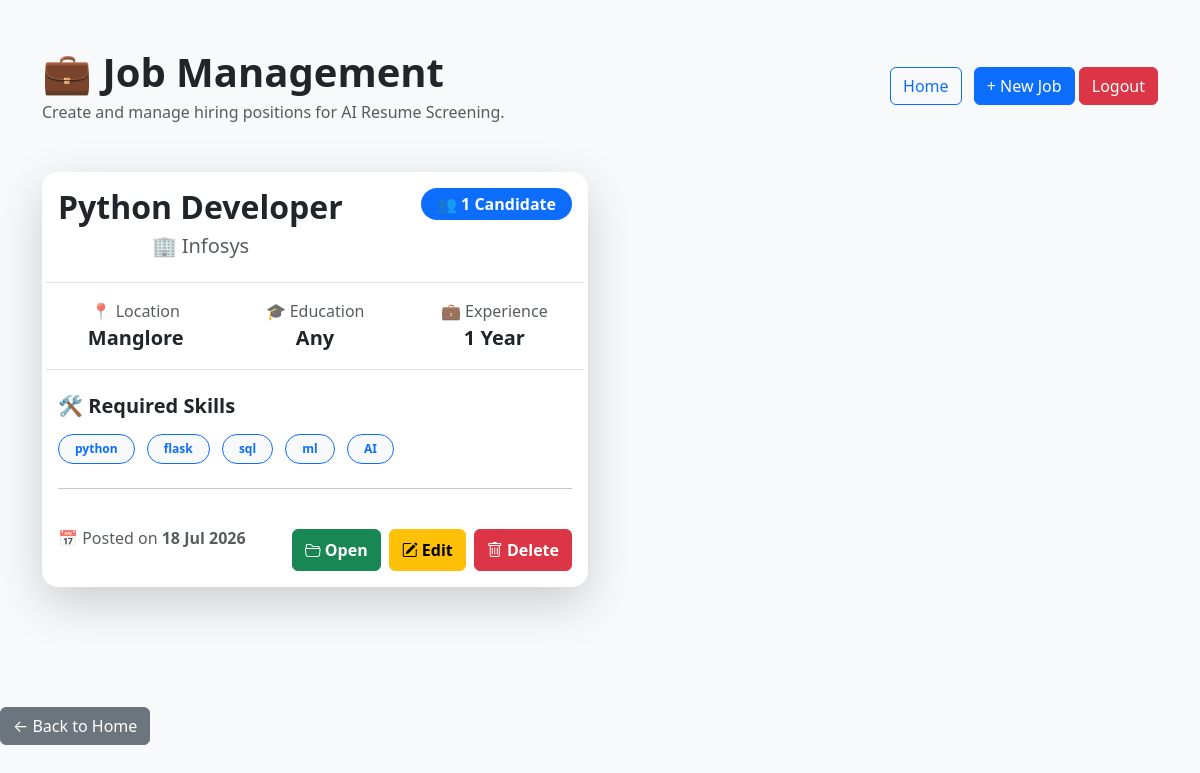
/jobs (signed in), run on an earlier commit of the app's database.
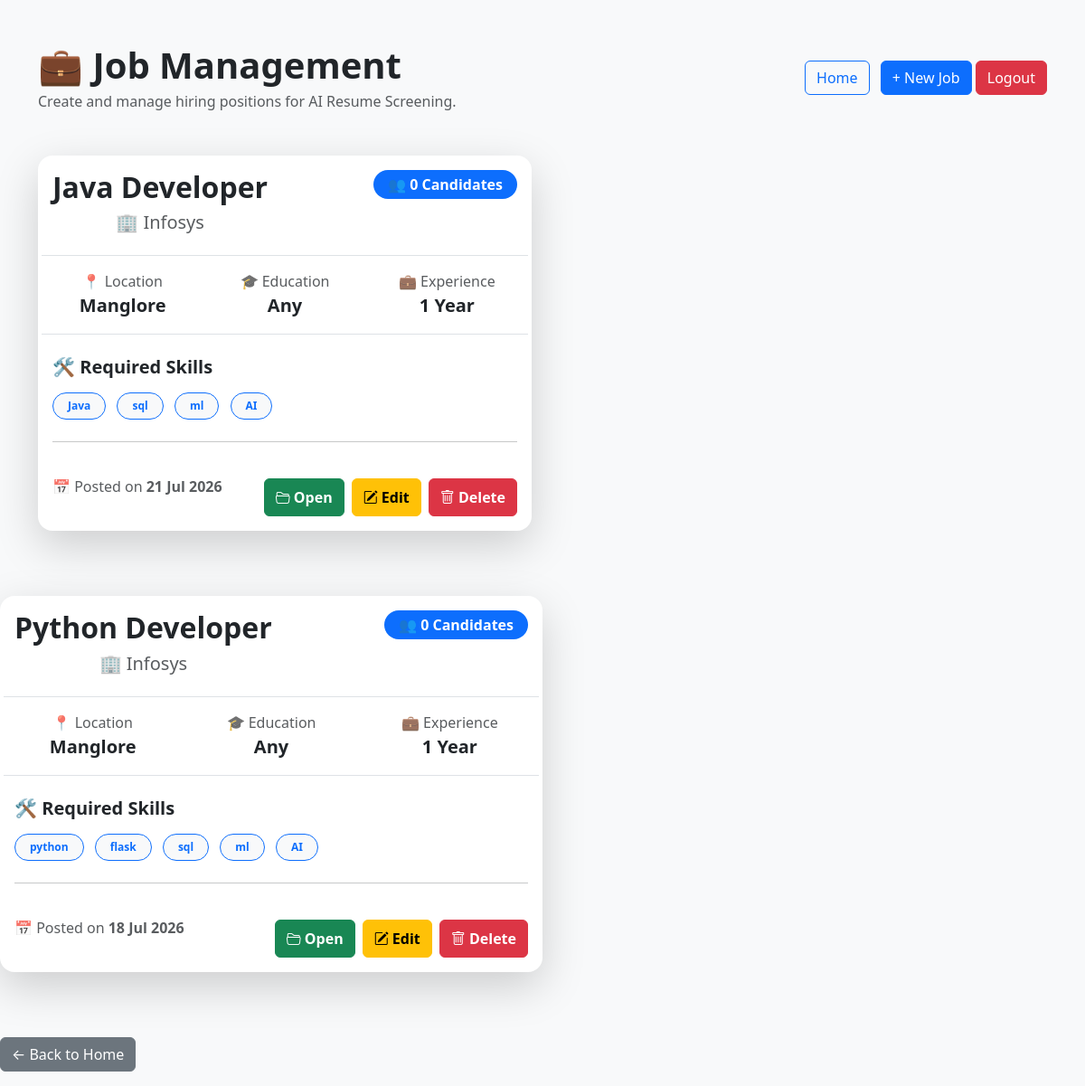
And on a later commit of the database.
### tables this page shows
CREATE TABLE jobs(

        id INTEGER PRIMARY KEY AUTOINCREMENT,

        title TEXT,
        company TEXT,
        location TEXT,
        experience INTEGER,
        education TEXT,
        required_skills TEXT,
        job_description TEXT,
        created_date TEXT
    );

### app.py (the view)
@app.route("/jobs")
def jobs():
    if not session.get("logged_in"):
        return redirect("/login")
    rows = get_all_jobs()
    jobs = []
    for row in rows:
        jobs.append({
    "id": row[0],
    "title": row[1],
    "company": row[2],
    "location": row[3],
    "experience": row[4],
    "education": row[5],
    "required_skills": row[6],
    "job_description": row[7],
    "created_date": row[8],
    "candidate_count": get_candidate_count(row[0])
})
    return render_template(
        "jobs.html",
        jobs=jobs
    )

### utils/database.py (called while the page is built)
def get_all_jobs():
    conn = sqlite3.connect(DB_PATH)
    cursor = conn.cursor()
    cursor.execute("""
    SELECT *
    FROM jobs
    ORDER BY id DESC
    """)
    rows = cursor.fetchall()
    conn.close()
    return rows

def get_candidate_count(job_id):
    conn = sqlite3.connect(DB_PATH)
    cursor = conn.cursor()
    cursor.execute("""
        SELECT COUNT(*)
        FROM candidates
        WHERE job_id=?
    """, (job_id,))
    count = cursor.fetchone()[0]
    conn.close()
    return count

### templates/jobs.html (shortened to what this page needs)
<!DOCTYPE html>
<html>
<head>
    <link href="https://cdn.jsdelivr.net/npm/bootstrap@5.3.3/dist/css/bootstrap.min.css" rel="stylesheet">
<link rel="stylesheet"
href="https://cdn.jsdelivr.net/npm/bootstrap-icons@1.11.3/font/bootstrap-icons.min.css">
</head>
<body class="bg-light">
<div class="container py-5">
    <div class="d-flex justify-content-between align-items-center mb-4">
    <div>
        <h1 class="fw-bold mb-1">
            💼 Job Management
        </h1>
        <p class="text-muted mb-0">
            Create and manage hiring positions for AI Resume Screening.
        </p>
    </div>
    <div>
        <a href="/home"
           class="btn btn-outline-primary me-2">
            Home
        </a>
        <button
class="btn btn-primary"
onclick="newJob()">
+ New Job
</button>
        <a href="/logout"
           class="btn btn-danger">
            Logout
        </a>
    </div>
</div>
<br>
    <div class="row">
{% if jobs %}
{% for job in jobs %}
<div class="col-lg-6 mb-4">
<div class="card shadow-lg border-0 rounded-4 h-100">
<div class="card-body">
<div class="d-flex justify-content-between">
<div>
<div class="text-center mb-4">
<h2 class="fw-bold">
{{ job.title }}
</h2>
<h5 class="text-muted">
🏢 {{ job.company }}
</h5>
</div>
</div>
<div class="text-end">
<span class="badge rounded-pill bg-primary px-3 py-2 fs-6">
👥 {{ job.candidate_count }} Candidate{% if job.candidate_count != 1 %}s{% endif %}
</span>
</div>
</div>
<div class="row text-center py-3 border-top border-bottom">
<div class="col">
<div class="text-muted">
📍 Location
</div>
<div class="fw-bold fs-5">
{{ job.location }}
</div>
</div>
<div class="col">
<div class="text-muted">
🎓 Education
</div>
<div class="fw-bold fs-5">
{{ job.education }}
</div>
</div>
<div class="col">
<div class="text-muted">
💼 Experience
</div>
<div class="fw-bold fs-5">
{{ job.experience }} Year
</div>
</div>
</div>
<br>
<h5 class="fw-bold mb-3">
🛠 Required Skills
</h5>
<div class="mb-3">
{% for skill in job.required_skills.split(',') %}
<span class="badge rounded-pill bg-light text-primary border border-primary px-3 py-2 me-2 mb-2">
{{ skill.strip() }}
</span>
{% endfor %}
</div>
<hr>
<div class="d-flex justify-content-between align-items-center">
<div class="text-muted">
📅 Posted on
<b>{{ job.created_date }}</b>
</div>
<div class="mt-4">
    <div class="d-flex gap-2">
        <a href="/job/{{ job.id }}"
           class="btn btn-success flex-fill fw-semibold py-2">
            <i class="bi bi-folder2-open"></i> Open
        </a>
       <button
    class="btn btn-warning flex-fill fw-semibold py-2"
    onclick="editJob({{ job.id }})">
    <i class="bi bi-pencil-square"></i> Edit
</button>
        <a href="/delete_job/{{ job.id }}"
           class="btn btn-danger flex-fill fw-semibold py-2"
           onclick="return confirm('Delete this job?')">
            <i class="bi bi-trash"></i> Delete
        </a>
    </div>
</div>
</div>
</div>
</div>
</div>
</div>
</div>
{% endfor %}
{% endif %}
<br><br>
    <a href="/home" class="btn btn-secondary mb-3">
← Back to Home
</a>
</body>
</html>

### templates/jobs.html (style rules this page uses)
.card { transition:0.3s ease; }

What changed in the data, as far as the page shows it:
added jobs: title "Java Developer", company "Infosys", candidate_count "0", location "Manglore", education "Any", experience "1", strip "Java" "sql" "ml" "AI", created_date "21 Jul 2026"
shown differently, row unchanged: jobs "Python Developer": candidate_count "1" → "0"; now shows "s"
